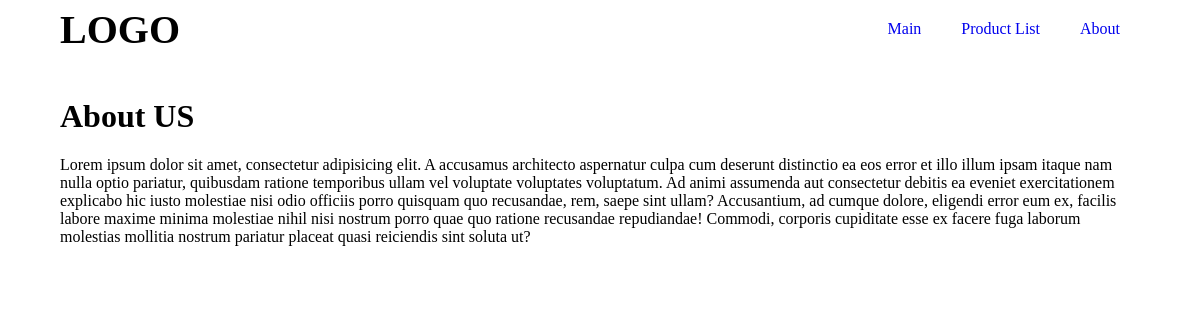
Page /about.php on the committed database.
### tables this page shows
CREATE TABLE `about_us` (
  `title` varchar(255) DEFAULT NULL,
  `description` text,
  `id` int(11) NOT NULL AUTO_INCREMENT,
  PRIMARY KEY (`id`)
);

### data.php (called while the page is built, shortened)
<?php
function connect(){
	$link = new mysqli('spalah', 'root', '123456','spalah');
	return $link;
}
function infoAboutCompany(){
	$link = connect();
	$mysql = <<<SQL
SELECT
title,
description
FROM about_us;
SQL;
	$res = mysqli_query($link,$mysql);
	$result = $res->fetch_all();
	$about = array();
	foreach ($result as $item){
		$about = array(
			'title' => $item[0],
			'description' => $item[1]
		);
	}
	return $about;
}
;?>

### about.php (the view, shortened to what this page needs)
<!doctype html>
<html lang="en">
<head>
	<link rel="stylesheet" href="assets/css/main.css">
</head>
<body>
<?php
require_once 'data.php';
$about= infoAboutCompany();
?>
<div class="container">
	<?php require_once 'header.php';?>
	<main class="main">
		<h1><?php echo $about['title'] ?></h1>
		<p><?php echo $about['description'] ?></p>
	</main>
</div>
</body>
</html>

### assets/css/main.css (style rules this page uses)
body { margin: 0; padding: 0; color: #000; }
* { box-sizing: border-box; }
.container { width: 90%; margin: 0 auto; }
.main { margin-top: 40px; }

### rows in the picture
about_us: title "About US", title+description "Lorem ipsum dolor sit amet, consectetur adipisicing elit. A accusamus architecto aspernatur culpa cum deserunt distinctio ea eos error et illo illum ipsam itaque nam nulla optio pariatur, quibusdam ratione temporibus ullam vel voluptate voluptates voluptatum. Ad animi assumenda aut consectetur debitis ea eveniet exercitationem explicabo hic iusto molestiae nisi odio officiis porro quisquam quo recusandae, rem, saepe sint ullam? Accusantium, ad cumque dolore, eligendi error eum ex, facilis labore maxime minima molestiae nihil nisi nostrum porro quae quo ratione recusandae repudiandae! Commodi, corporis cupiditate esse ex facere fuga laborum molestias mollitia nostrum pariatur placeat quasi…"
